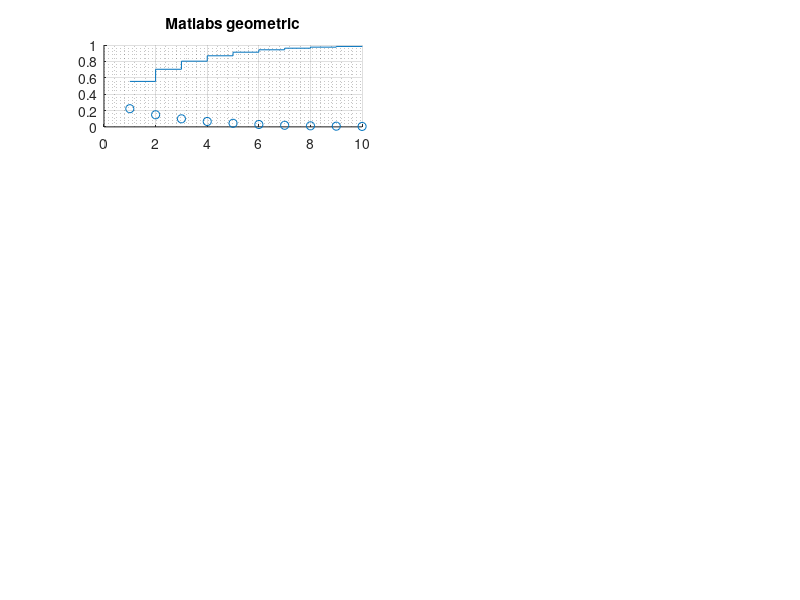

Source code (MATLAB): (Note: this script raises an error after producing the figure.)
figure;
%Geometric a'la MATLAB:

range = [1,10];
x = range(1):range(2);

p = 1/3;

f = geopdf(x,p);
F = geocdf(x,p);

subplot(4,2,1);
scatter(x,f);
title('Matlabs geometric');
hold on;
grid on;
grid minor;
stairs(x,F);
hold off;

%My geometric:

f = DiscretePDF(x,'geometric',p);
F = DiscreteCDF(x,'geometric',p);

subplot(4,2,2);
scatter(x,f);
title('My geometric');
hold on;
grid on;
grid minor;

stairs(x,F);
hold off;

%----------------------------------------------
%Binomial a'la MATLAB:

range = [0,8];
x = range(1):range(2);
n = 8;
p = 3/10;


f = binopdf(x,n,p);
F = binocdf(x,n,p);

subplot(4,2,3);
scatter(x,f);
title('Matlabs Binomial');
hold on;
grid on;
grid minor;

stairs(x,F);
hold off;

%My binomial:

f = DiscretePDF(x,'binomial',[n,p]);
F = DiscreteCDF(x,'binomial',[n,p]);

subplot(4,2,4);
scatter(x,f);
title('My Binomial');
hold on;
grid on;
grid minor;

stairs(x,F);
hold off;

%---------------------------------------------
%Poisson a'la MATLAB:

range = [0,8];
x = range(1):range(2);
sigma = 5;


f = poisspdf(x,sigma);
F = poisscdf(x,sigma);


subplot(4,2,5);
scatter(x,f);
title('Matlabs Poisson');
hold on;
grid on;
grid minor;

stairs(x,F);
hold off;

%My Poisson:

f = DiscretePDF(x,'poisson',sigma);
F = DiscreteCDF(x,'poisson',sigma);


subplot(4,2,6);
scatter(x,f);
title('Matlabs Poisson');
hold on;
grid on;
grid minor;

stairs(x,F);
hold off;

%---------------------------------------------
%Hypergeometric a'la MATLAB:

range = [7,13];
x = range(1):range(2);
N = 20;
M = 14;
n_p = 13;


f = hygepdf(x,N,M,n_p);
F = hygecdf(x,N,M,n_p);


subplot(4,2,7);
scatter(x,f);
title('Matlabs hypergeometric');
hold on;
grid on;
grid minor;

stairs(x,F);
hold off;

%My hypergeometric:

f = DiscretePDF(x,'hypergeometric',[N,M,n_p]);
F = DiscreteCDF(x,'hypergeometric',[N,M,n_p]);


subplot(4,2,8);
scatter(x,f);
title('My hypergeometric');
hold on;
grid on;
grid minor;

stairs(x,F);
%scatter(x,F);
hold off;